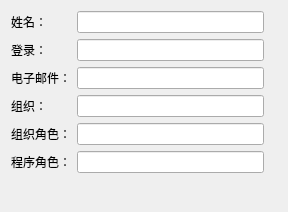
<ui version="4.0">
 <class>qSlicerSettingsUserInformationPanel</class>
 <widget class="ctkSettingsPanel" name="qSlicerSettingsUserInformationPanel">
  <property name="geometry">
   <rect>
    <x>0</x>
    <y>0</y>
    <width>288</width>
    <height>212</height>
   </rect>
  </property>
  <property name="sizePolicy">
   <sizepolicy hsizetype="Preferred" vsizetype="Preferred">
    <horstretch>0</horstretch>
    <verstretch>0</verstretch>
   </sizepolicy>
  </property>
  <property name="windowTitle">
   <string>一般</string>
  </property>
  <layout class="QGridLayout" name="gridLayout">
   <item row="0" column="0">
    <layout class="QGridLayout" name="gridLayout_2">
     <property name="sizeConstraint">
      <enum>QLayout::SetMinAndMaxSize</enum>
     </property>
     <item row="5" column="1">
      <widget class="QLineEdit" name="ProcedureRoleLineEdit">
       <property name="sizePolicy">
        <sizepolicy hsizetype="Expanding" vsizetype="Minimum">
         <horstretch>0</horstretch>
         <verstretch>0</verstretch>
        </sizepolicy>
       </property>
      </widget>
     </item>
     <item row="4" column="0">
      <widget class="QLabel" name="OrganizationRoleLabel">
       <property name="text">
        <string>组织角色：</string>
       </property>
      </widget>
     </item>
     <item row="1" column="1">
      <widget class="QLineEdit" name="LoginLineEdit">
       <property name="sizePolicy">
        <sizepolicy hsizetype="Expanding" vsizetype="Minimum">
         <horstretch>0</horstretch>
         <verstretch>0</verstretch>
        </sizepolicy>
       </property>
      </widget>
     </item>
     <item row="1" column="0">
      <widget class="QLabel" name="LoginLabel">
       <property name="text">
        <string>登录：</string>
       </property>
      </widget>
     </item>
     <item row="4" column="1">
      <widget class="QLineEdit" name="OrganizationRoleLineEdit">
       <property name="sizePolicy">
        <sizepolicy hsizetype="Expanding" vsizetype="Minimum">
         <horstretch>0</horstretch>
         <verstretch>0</verstretch>
        </sizepolicy>
       </property>
      </widget>
     </item>
     <item row="0" column="0">
      <widget class="QLabel" name="NameLabel">
       <property name="toolTip">
        <string>默认保存场景的目录</string>
       </property>
       <property name="text">
        <string>姓名：</string>
       </property>
      </widget>
     </item>
     <item row="3" column="1">
      <widget class="QLineEdit" name="OrganizationLineEdit">
       <property name="sizePolicy">
        <sizepolicy hsizetype="Expanding" vsizetype="Minimum">
         <horstretch>0</horstretch>
         <verstretch>0</verstretch>
        </sizepolicy>
       </property>
      </widget>
     </item>
     <item row="5" column="0">
      <widget class="QLabel" name="ProcedureRoleLabel">
       <property name="text">
        <string>程序角色：</string>
       </property>
      </widget>
     </item>
     <item row="3" column="0">
      <widget class="QLabel" name="OrganizationLabel">
       <property name="text">
        <string>组织：</string>
       </property>
      </widget>
     </item>
     <item row="2" column="1">
      <widget class="QLineEdit" name="EmailLineEdit">
       <property name="sizePolicy">
        <sizepolicy hsizetype="Expanding" vsizetype="Minimum">
         <horstretch>0</horstretch>
         <verstretch>0</verstretch>
        </sizepolicy>
       </property>
      </widget>
     </item>
     <item row="0" column="1">
      <widget class="QLineEdit" name="NameLineEdit">
       <property name="sizePolicy">
        <sizepolicy hsizetype="Expanding" vsizetype="Minimum">
         <horstretch>0</horstretch>
         <verstretch>0</verstretch>
        </sizepolicy>
       </property>
      </widget>
     </item>
     <item row="2" column="0">
      <widget class="QLabel" name="EmailLabel">
       <property name="toolTip">
        <string>应用启动后执行的 Python 脚本</string>
       </property>
       <property name="text">
        <string>电子邮件：</string>
       </property>
      </widget>
     </item>
     <item row="2" column="2">
      <widget class="QLabel" name="EmailValidationLabel">
       <property name="styleSheet">
        <string notr="true">color:red</string>
       </property>
       <property name="text">
        <string />
       </property>
      </widget>
     </item>
    </layout>
   </item>
   <item row="1" column="0">
    <spacer name="verticalSpacer">
     <property name="orientation">
      <enum>Qt::Vertical</enum>
     </property>
     <property name="sizeHint" stdset="0">
      <size>
       <width>20</width>
       <height>40</height>
      </size>
     </property>
    </spacer>
   </item>
  </layout>
 </widget>
 <customwidgets>
  <customwidget>
   <class>ctkSettingsPanel</class>
   <extends>QWidget</extends>
   <header>ctkSettingsPanel.h</header>
   <container>1</container>
  </customwidget>
 </customwidgets>
 <resources />
 <connections />
</ui>
